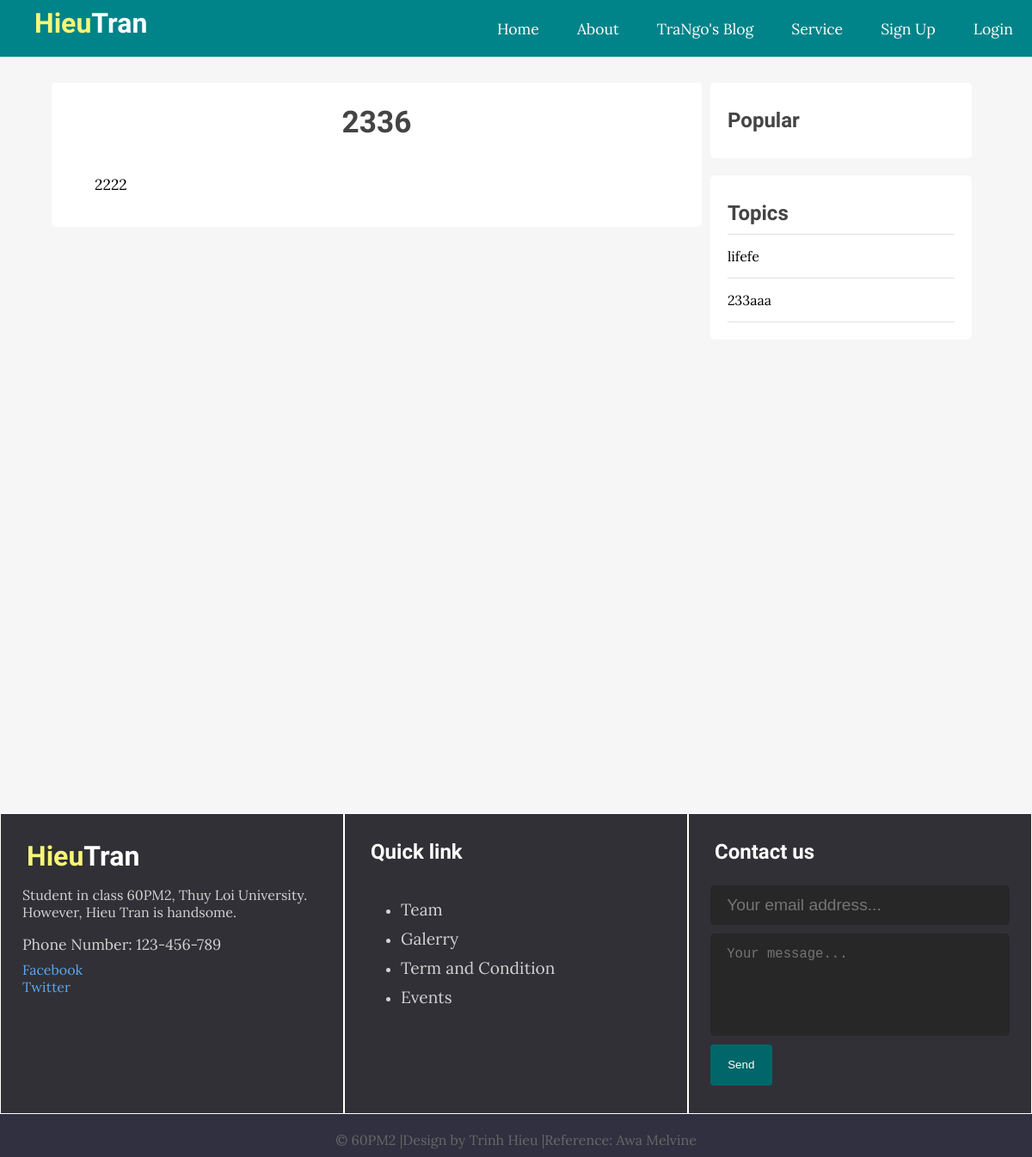
Page /single.php?id=8 on the committed database.
### tables this page shows
CREATE TABLE `posts` (
  `id` int(11) NOT NULL,
  `user_id` int(11) NOT NULL,
  `topic_id` int(11) DEFAULT NULL,
  `title` varchar(255) NOT NULL,
  `image` varchar(255) NOT NULL,
  `body` text NOT NULL,
  `published` tinyint(4) NOT NULL,
  `created_at` datetime NOT NULL DEFAULT current_timestamp()
);

CREATE TABLE `topics` (
  `id` int(11) NOT NULL,
  `name` varchar(100) NOT NULL,
  `description` text NOT NULL
);

### app/database/db.php (called while the page is built, shortened)
<?php
    require('connect.php');
    function executeQuery($sql,$data){
        global $conn;
        if($stmt =$conn->prepare($sql)){
         $values= array_values($data);
         $types=str_repeat('s',count($values));
         $stmt->bind_param($types,...$values);
         $stmt->execute();
        }
        else
        {
        echo "Prepare failed: (". $conn->errno.") ".$conn->error."<br>";
        die();
        }
         return $stmt;
    }
    function selectAll($table,$conditions=[])
    {
        global $conn;
        $sql="SELECT * FROM $table";
        if(empty($conditions)){
            $stmt=$conn->prepare($sql);
            $stmt->execute();
            $records=mysqli_fetch_all($stmt->get_result(),MYSQLI_ASSOC);
            return $records;
        }
        else{
        $i=0;
        foreach($conditions as $key => $value){
            if($i===0){
                $sql=$sql." WHERE $key=?";
            }
            else{
                $sql=$sql." AND $key=?";
            }
            $i++;
         }
         $stmt=executeQuery($sql,$conditions);
         $records = $stmt->get_result()->fetch_all(MYSQLI_ASSOC);
         return $records;
        }
    }
    function selectOne($table,$conditions)
    {
        $sql="SELECT * FROM $table";
        $i=0;
        foreach($conditions as $key => $value){
        if($i===0){
            $sql=$sql." WHERE $key=?";
        }
        else{
            $sql=$sql." AND $key=?";
        }
        $i++;
        }
        $sql=$sql." LIMIT 1";
        $stmt =executeQuery($sql,$conditions);
        $records = $stmt->get_result()->fetch_assoc();
        return $records;
    }
?>

### path.php (called while the page is built, shortened)
<?php
    $BASE_URL="http://localhost:88/blog";
?>

### app/controllers/posts.php (called while the page is built, shortened)
<?php
include($ROOT_PATH."/app/database/db.php");
$topics=selectAll('topics');

### single.php (the view, shortened to what this page needs)
<?php include('path.php');?>
<?php include($ROOT_PATH . "/app/controllers/posts.php");
    if(isset($_GET['id'])){
        $post= selectOne('posts',['id' => $_GET['id']]);
    }
    $topics = selectAll('topics');
?>
<!DOCTYPE html>
<html lang="en">
<head>
    <link rel="stylesheet" href="https://cdnjs.cloudflare.com/ajax/libs/font-awesome/5.7.2/css/all.min.css">
    <link rel="stylesheet" href="assets/css/style.css">
</head>
<body>
    <?php include($ROOT_PATH . "/app/includes/header.php");?>
    <div class="page-wrapper">
        <div class="content clearfix">
            <div class="main-content single">
                <h1 class="post-title"><?php echo $post['title'];?></h1>
                <div class="post-content">
                    <?php echo html_entity_decode($post['body']);?>
                </div>
            </div>
            <div class="sidebar single">
                <div class="section popular">
                    <h2 class="section-title">Popular</h2>
                </div>
                    <div class="section topics">
                        <h2 class="section-title">Topics</h2>
                        <ul>
                            <?php foreach($topics as $key => $topic):?>
                                <li><a href="<?php echo $BASE_URL . "/index.php?t_id=" . $topic['id'] . '&name='.$topic['name'];?>"><?php echo $topic['name'];?></a></li>
                            <?php endforeach;?>
                        </ul>
                    </div>
                </div>
        </div>
    </div>
    <?php include($ROOT_PATH . "/app/includes/footer.php");?>
</body>
</html>

### assets/css/style.css (style rules this page uses)
html,body { padding:0; margin:0; height: 100%; background:#f6f6f6; font-family: 'Lora',serif; }
h1,h2,h3,h4,h5,h6 { color:#444; margin:5px; font-family: 'Candal',sans-serif; }
a { text-decoration:none; color:inherit; }
.clearfix::after { content: ''; display: block; clear: both; }
* { box-sizing: border-box; }
.page-wrapper { min-height: calc(100% + 50px); }
.content { width: 90%; margin:30px auto 30px; }
.content .main-content { width: 70%; float: left; }
.content .main-content.single { background:white; padding:20px 50px; font-size: 1.1em; border-radius: 5px; }
.content .main-content.single .post-title { text-align: center; margin-bottom: 40px; }
.content .sidebar { width: 30%; height: 300px; float: left; }
.content .sidebar.single { padding: 0px 10px; }
.content .sidebar .section { background:white; padding:20px; border-radius:5px; margin-bottom:20px; }
.content .sidebar .section .section-title { margin:10px 0px 10px 0px; }
.content .sidebar .section.topics ul { margin: 0px; padding: 0px; list-style: none; border-top:1px solid #e0e0e0; }
.content .sidebar .section.topics ul li a { background:white; border-bottom:1px solid #e0e0e0; display: block; padding: 15px 0px 15px 0px; transition: all 0.3s; }

### rows in the picture
posts: title "2336", body "2222"
topics: name "lifefe"
topics: name "233aaa"
